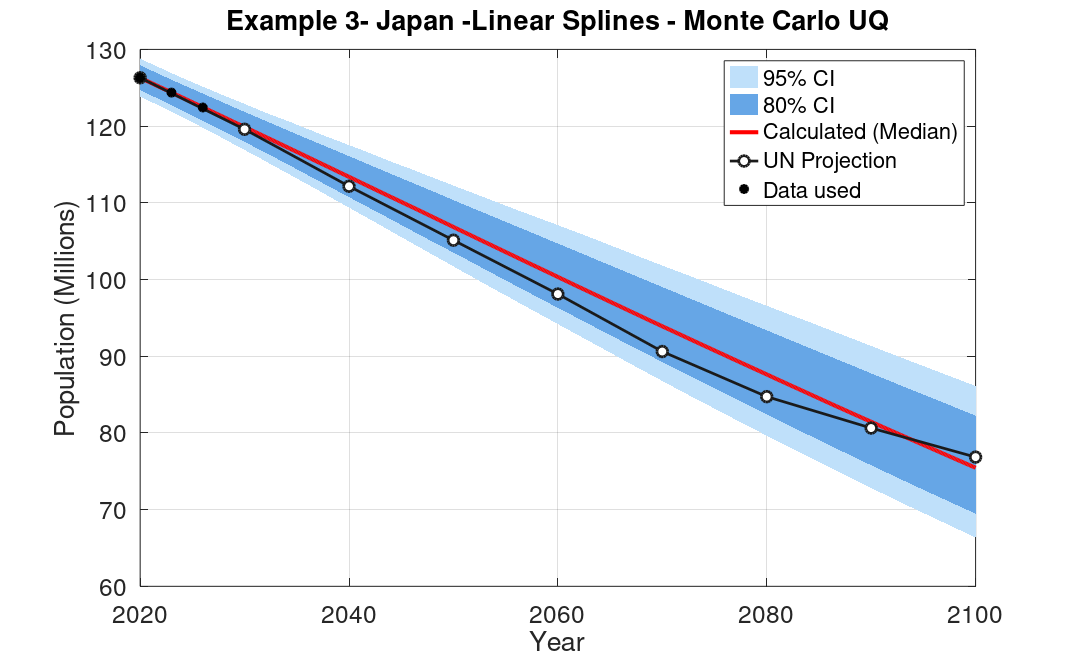

The MATLAB source for this figure:
% Monte Carlo Uncertainty Quantification for Japan's Population Projection
% Governing Equation: dP/dt = a*P^2 + b*P
% Numerical Method: Euler's Method (h = 0.125)
clear; clc; close all;
%% 0. Computing the k vector from cvs file
x = [ 2017  2020   2023   2026]; %year

P = [127.065 126.305 124.371 122.428]; %population


for i = 1: length(P)-1
k(i) =(1/3)* log(P(i+1)/P(i));
end
k

%% 0. Solving Matrix for Two linear Splines
k=[ -0.001999716565635  -0.005143527565717  -0.005248644023522];
  
x=[126.305 124.371 122.428];

M = [x(1)^1 x(1)^0 0 0 ; % row 1
%-------------------------------
     x(2)^1 x(2)^0 0 0 ; %row 2 
%-------------------------------
     0 0 x(2)^1 x(2)^0 ; % row 3
%-------------------------------
     0 0 x(3)^1 x(3)^0 ]; % row 4

      
 b= [k(1); k(2); k(2); k(3)];
 
 y = inv(M)*b % COEFFICIENTS


%% 1. Nominal Parameters and Time Discretization
a_nominal  =  0.000054100081217;
b_nominal  = -0.011872008766780;
P0_nominal = 126.305; % Population in millions (2020)
t_start = 2020;
t_end   = 2100;
h       = 0.125; % Time step
t_vec   = t_start:h:t_end;
num_steps = length(t_vec);
%% 2. Monte Carlo Simulation Setup
num_simulations = 10000;
% Standard deviations based on percentage uncertainties
sigma_a  = 0.05 * abs(a_nominal);  % 5% uncertainty
sigma_b  = 0.05 * abs(b_nominal);  % 5% uncertainty
sigma_P0 = 0.01 * P0_nominal;      % 1% uncertainty
% Generate Gaussian parameter samples
rng(42); % Set seed for reproducibility
a_samples  = a_nominal + sigma_a * randn(num_simulations, 1);
b_samples  = b_nominal + sigma_b * randn(num_simulations, 1);
P0_samples = P0_nominal + sigma_P0 * randn(num_simulations, 1);
%% 3. Euler's Method Simulation Loop (Vectorized)
P_matrix = zeros(num_simulations, num_steps);
P_matrix(:, 1) = P0_samples;
for i = 1:(num_steps - 1)
    % Derivative: dP/dt = a*P^2 + b*P
    dPdt = a_samples .* (P_matrix(:, i).^2) + b_samples .* P_matrix(:, i);
    % Euler update step: P(t + h) = P(t) + h * dP/dt
    P_matrix(:, i+1) = P_matrix(:, i) + h * dPdt;
end
%% 4. Statistical Calculations (Percentiles)
p_median  = median(P_matrix, 1);
p_80_low  = prctile(P_matrix, 10, 1);
p_80_high = prctile(P_matrix, 90, 1);
p_95_low  = prctile(P_matrix, 2.5, 1);
p_95_high = prctile(P_matrix, 97.5, 1);
%% 5. United Nations Projection Data & Historical Data Used
un_years = [2020, 2030, 2040, 2050, 2060, 2070, 2080, 2090, 2100];
un_pop   = [126.305, 119.584, 112.158, 105.123, 98.103, 90.611, 84.729, 80.634, 76.845];
% Historical population data used
data_years = [2020, 2023, 2026];
data_pop   = [126.305, 124.371, 122.428];
%% 6. Visualization
fig = figure('Color', 'w', 'Position', [100, 100, 900, 550]);
hold on;
% Shaded region for 95% Confidence Interval (Light Blue)
fill_x  = [t_vec, fliplr(t_vec)];
fill_95 = [p_95_high, fliplr(p_95_low)];
fill(fill_x, fill_95, [0.75, 0.88, 0.98], 'EdgeColor', 'none', ...
    'DisplayName', '95% CI');
% Shaded region for 80% Confidence Interval (Blue)
fill_80 = [p_80_high, fliplr(p_80_low)];
fill(fill_x, fill_80, [0.40, 0.65, 0.90], 'EdgeColor', 'none', ...
    'DisplayName', '80% CI');
% Median trajectory (Red)
plot(t_vec, p_median, 'r-', 'LineWidth', 3.0, 'DisplayName', 'Calculated (Median)');
% UN Population Projections (Black square markers)
plot(un_years,un_pop, 'o-', ...
     'Color',[0.10 0.10 0.10], ...
     'LineWidth',2.0, ...
     'MarkerFaceColor','w', 'DisplayName', 'UN Projection','MarkerSize',8);
% Data Used (Black dots)
plot(data_years, data_pop, 'ko', 'LineWidth', 1.5, 'MarkerSize', 6, ...
    'MarkerFaceColor', 'k', 'LineStyle', 'none', 'DisplayName', 'Data used');
% Chart Formatting
xlabel('Year', 'FontSize', 18, 'FontWeight', 'normal');
ylabel('Population (Millions)', 'FontSize', 18, 'FontWeight', 'normal');
title('Example 3- Japan -Linear Splines - Monte Carlo UQ', ...
    'FontSize', 22, 'FontWeight', 'bold');
legend('Location', 'northeast', 'FontSize', 15);
set(gca, 'FontSize', 18)
grid on;
box on;
xlim([2020, 2100]);
hold off;

%% 7. Export in PDF 
% Configuration for PDF 
set(fig, 'PaperUnits', 'inches');
set(fig, 'PaperPositionMode', 'manual');

% Fitting to page
paperWidth = 11;
paperHeight = 11 * (550 / 900);
set(fig, 'PaperSize', [paperWidth, paperHeight]);
set(fig, 'PaperPosition', [0, 0, paperWidth, paperHeight]);

% Exportation to PDF
pdfFilename = 'C:\Users\Pc03\Desktop\Example3_Japan_MC.pdf';

if exist('exportgraphics', 'file') == 2
    % Para MATLAB R2020a y posteriores (ajuste perfecto sin márgenes)
    exportgraphics(fig, pdfFilename, 'ContentType', 'vector');
else
    % for other MATLAB version or GNU Octave
    print(fig, pdfFilename, '-dpdf', '-r300', '-fillpage');
end
